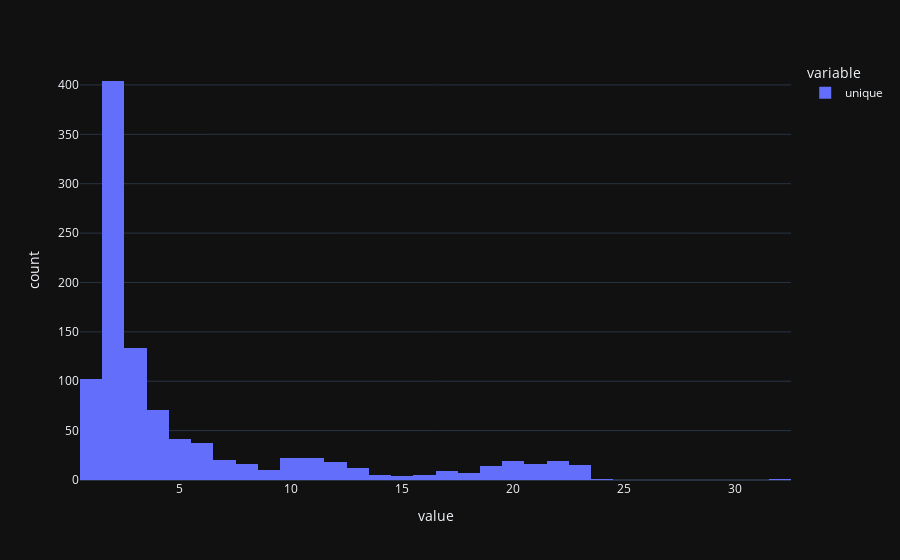

This figure's notebook cell:
### Markdown cell above
### Посмотрим, какие размерности у категориальных фичей

### Code cell
px.histogram(desc.loc["unique"])

### Figure 1 — Plotly figure (JSON) as saved in the notebook; plotly's stock layout.template omitted (floating-point values rounded to 4 significant figures; data arrays with more than 128 entries replaced by an {"elided": "..."} marker saying what was removed)
{"data": [{"alignmentgroup": "True", "bingroup": "x", "hovertemplate": "variable=unique<br>value=%{x}<br>count=%{y}<extra></extra>", "legendgroup": "unique", "marker": {"color": "#636efa", "pattern": {"shape": ""}}, "name": "unique", "offsetgroup": "unique", "orientation": "v", "showlegend": true, "type": "histogram", "x": {"elided": "1379 int values"}, "xaxis": "x", "yaxis": "y"}], "layout": {"barmode": "relative", "legend": {"title": {"text": "variable"}, "tracegroupgap": 0}, "margin": {"t": 60}, "xaxis": {"anchor": "y", "domain": [0, 1], "title": {"text": "value"}}, "yaxis": {"anchor": "x", "domain": [0, 1], "title": {"text": "count"}}}}
